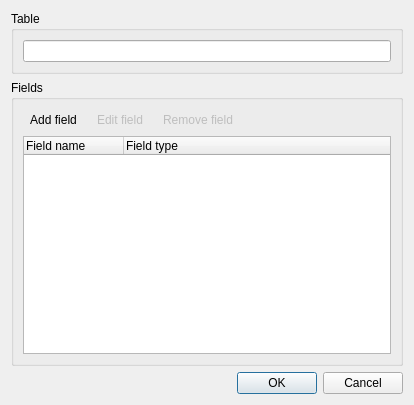
<?xml version="1.0" encoding="UTF-8"?>
<ui version="4.0">
 <class>editTableForm</class>
 <widget class="QDialog" name="editTableForm">
  <property name="geometry">
   <rect>
    <x>0</x>
    <y>0</y>
    <width>414</width>
    <height>405</height>
   </rect>
  </property>
  <property name="windowTitle">
   <string>Edit table definition</string>
  </property>
  <property name="windowIcon">
   <iconset resource="icons/icons.qrc">
    <normaloff>:/icons/table</normaloff>:/icons/table</iconset>
  </property>
  <layout class="QVBoxLayout" name="verticalLayout_2">
   <item>
    <widget class="QGroupBox" name="groupTable">
     <property name="title">
      <string>Table</string>
     </property>
     <layout class="QVBoxLayout" name="verticalLayout_3">
      <item>
       <widget class="QLineEdit" name="editTableName">
        <property name="font">
         <font>
          <weight>75</weight>
          <bold>true</bold>
         </font>
        </property>
       </widget>
      </item>
     </layout>
    </widget>
   </item>
   <item>
    <widget class="QGroupBox" name="groupFields">
     <property name="title">
      <string>Fields</string>
     </property>
     <layout class="QVBoxLayout" name="verticalLayout">
      <item>
       <layout class="QHBoxLayout" name="horizontalLayout">
        <item>
         <widget class="QToolButton" name="addFieldButton">
          <property name="text">
           <string>Add field</string>
          </property>
          <property name="icon">
           <iconset resource="icons/icons.qrc">
            <normaloff>:/icons/field_add</normaloff>:/icons/field_add</iconset>
          </property>
          <property name="toolButtonStyle">
           <enum>Qt::ToolButtonTextBesideIcon</enum>
          </property>
          <property name="autoRaise">
           <bool>true</bool>
          </property>
         </widget>
        </item>
        <item>
         <widget class="QToolButton" name="renameFieldButton">
          <property name="enabled">
           <bool>false</bool>
          </property>
          <property name="text">
           <string>Edit field</string>
          </property>
          <property name="icon">
           <iconset resource="icons/icons.qrc">
            <normaloff>:/icons/field_edit</normaloff>:/icons/field_edit</iconset>
          </property>
          <property name="toolButtonStyle">
           <enum>Qt::ToolButtonTextBesideIcon</enum>
          </property>
          <property name="autoRaise">
           <bool>true</bool>
          </property>
         </widget>
        </item>
        <item>
         <widget class="QToolButton" name="removeFieldButton">
          <property name="enabled">
           <bool>false</bool>
          </property>
          <property name="text">
           <string>Remove field</string>
          </property>
          <property name="icon">
           <iconset resource="icons/icons.qrc">
            <normaloff>:/icons/field_delete</normaloff>:/icons/field_delete</iconset>
          </property>
          <property name="toolButtonStyle">
           <enum>Qt::ToolButtonTextBesideIcon</enum>
          </property>
          <property name="autoRaise">
           <bool>true</bool>
          </property>
         </widget>
        </item>
        <item>
         <spacer name="horizontalSpacer">
          <property name="orientation">
           <enum>Qt::Horizontal</enum>
          </property>
          <property name="sizeHint" stdset="0">
           <size>
            <width>40</width>
            <height>20</height>
           </size>
          </property>
         </spacer>
        </item>
       </layout>
      </item>
      <item>
       <widget class="QTreeWidget" name="treeWidget">
        <column>
         <property name="text">
          <string>Field name</string>
         </property>
        </column>
        <column>
         <property name="text">
          <string>Field type</string>
         </property>
        </column>
       </widget>
      </item>
     </layout>
    </widget>
   </item>
   <item>
    <widget class="QDialogButtonBox" name="buttonBox">
     <property name="orientation">
      <enum>Qt::Horizontal</enum>
     </property>
     <property name="standardButtons">
      <set>QDialogButtonBox::Cancel|QDialogButtonBox::Ok</set>
     </property>
    </widget>
   </item>
  </layout>
 </widget>
 <tabstops>
  <tabstop>editTableName</tabstop>
  <tabstop>addFieldButton</tabstop>
  <tabstop>renameFieldButton</tabstop>
  <tabstop>removeFieldButton</tabstop>
  <tabstop>treeWidget</tabstop>
  <tabstop>buttonBox</tabstop>
 </tabstops>
 <resources>
  <include location="icons/icons.qrc"/>
 </resources>
 <connections>
  <connection>
   <sender>buttonBox</sender>
   <signal>accepted()</signal>
   <receiver>editTableForm</receiver>
   <slot>accept()</slot>
   <hints>
    <hint type="sourcelabel">
     <x>252</x>
     <y>400</y>
    </hint>
    <hint type="destinationlabel">
     <x>157</x>
     <y>274</y>
    </hint>
   </hints>
  </connection>
  <connection>
   <sender>buttonBox</sender>
   <signal>rejected()</signal>
   <receiver>editTableForm</receiver>
   <slot>reject()</slot>
   <hints>
    <hint type="sourcelabel">
     <x>320</x>
     <y>400</y>
    </hint>
    <hint type="destinationlabel">
     <x>286</x>
     <y>274</y>
    </hint>
   </hints>
  </connection>
  <connection>
   <sender>treeWidget</sender>
   <signal>itemSelectionChanged()</signal>
   <receiver>editTableForm</receiver>
   <slot>fieldSelectionChanged()</slot>
   <hints>
    <hint type="sourcelabel">
     <x>116</x>
     <y>193</y>
    </hint>
    <hint type="destinationlabel">
     <x>411</x>
     <y>181</y>
    </hint>
   </hints>
  </connection>
  <connection>
   <sender>addFieldButton</sender>
   <signal>clicked()</signal>
   <receiver>editTableForm</receiver>
   <slot>addField()</slot>
   <hints>
    <hint type="sourcelabel">
     <x>57</x>
     <y>106</y>
    </hint>
    <hint type="destinationlabel">
     <x>79</x>
     <y>65</y>
    </hint>
   </hints>
  </connection>
  <connection>
   <sender>renameFieldButton</sender>
   <signal>clicked()</signal>
   <receiver>editTableForm</receiver>
   <slot>editField()</slot>
   <hints>
    <hint type="sourcelabel">
     <x>136</x>
     <y>108</y>
    </hint>
    <hint type="destinationlabel">
     <x>161</x>
     <y>65</y>
    </hint>
   </hints>
  </connection>
  <connection>
   <sender>removeFieldButton</sender>
   <signal>clicked()</signal>
   <receiver>editTableForm</receiver>
   <slot>removeField()</slot>
   <hints>
    <hint type="sourcelabel">
     <x>276</x>
     <y>111</y>
    </hint>
    <hint type="destinationlabel">
     <x>249</x>
     <y>63</y>
    </hint>
   </hints>
  </connection>
  <connection>
   <sender>editTableName</sender>
   <signal>textChanged(QString)</signal>
   <receiver>editTableForm</receiver>
   <slot>checkInput()</slot>
   <hints>
    <hint type="sourcelabel">
     <x>62</x>
     <y>48</y>
    </hint>
    <hint type="destinationlabel">
     <x>115</x>
     <y>3</y>
    </hint>
   </hints>
  </connection>
 </connections>
 <slots>
  <slot>fieldSelectionChanged()</slot>
  <slot>addField()</slot>
  <slot>editField()</slot>
  <slot>removeField()</slot>
  <slot>checkInput()</slot>
 </slots>
</ui>
